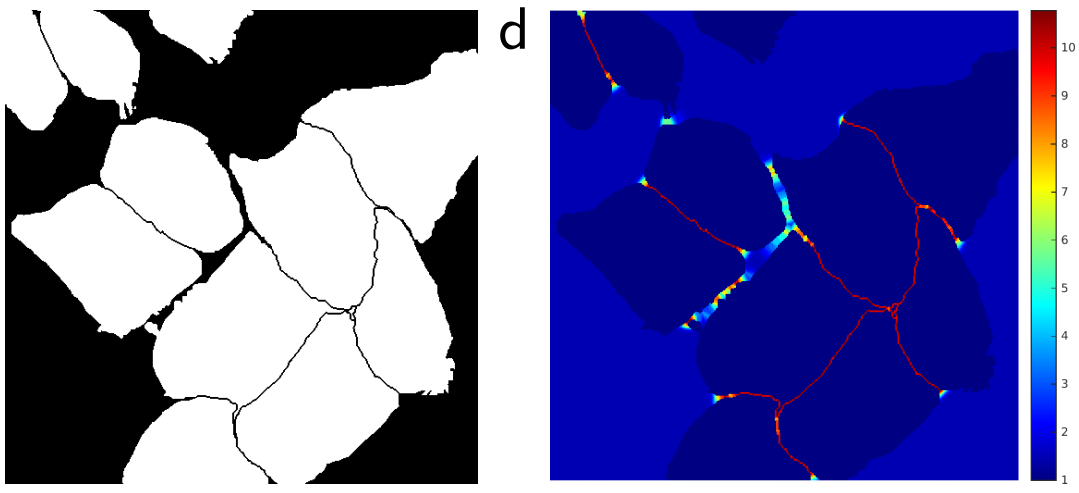
#> input picture IPython/WP1/data/unet_example.png, 1079 x 493 px; its folder holds only this picture in this run
$ python -i imgops.py   (imports and definitions only)   (older library calls are emulated)
#> lines starting #> are read from the running program, lines starting #| are printed output that depends on the picture; after the words box and inside, x2 and y2 are one past the last pixel; in counts of white or black regions, pixels touching at a corner belong together
from PIL import Image, ImageFilter
import matplotlib
import base64
from io import BytesIO
import numpy as np
import os
from matplotlib import pyplot as plt
from scipy.spatial.distance import cdist
import scipy.ndimage as ndimage
import cv2

from src.lib.fileops import get_all_files


# [220 lines left out: functions load_image, plot_image_from_array, image_to_base64_websafe_resize, array_to_base64_websafe_resize, create_weight_map, process_one and 1 more, not called in this run]

def get_weight_array(image_path, w0=10, sigma=8):

    # Read the image
#> called with image_path = '../../IPython/WP1/data/unet_example.png', w0 = 10, sigma = 25
    img = cv2.imread(image_path, cv2.IMREAD_GRAYSCALE)
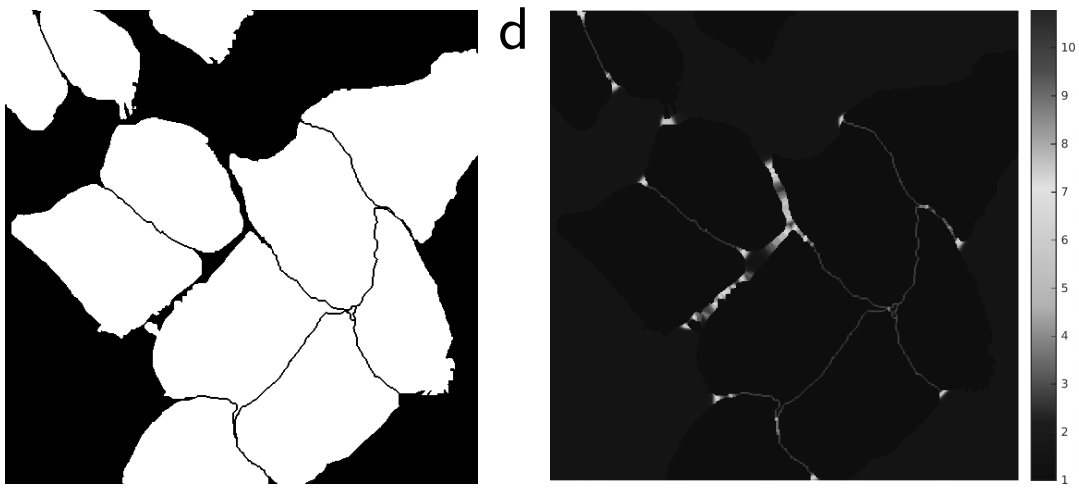
#> img: shape (493, 1079); min 0, max 255, mean 109.7
    # Calculate the contours
    img_empty = 255 * np.ones(img.shape, dtype=np.uint8)
    _, contours, _ = cv2.findContours(img.copy(), cv2.RETR_TREE, cv2.CHAIN_APPROX_SIMPLE)
#> contours = 197 contours, 184 with area under 20; largest, box (x1, y1, x2, y2) and area: (0, 0, 1079, 493) 530376, (4, 9, 479, 485) 70318, (306, 156, 479, 485) 18635, (500, 7, 525, 50) 652, (147, 284, 193, 331) 390
    # Draw them onto the rgb image
    all_contours_together = cv2.drawContours(img_empty.copy(), contours, -1, (0, 0), -1)
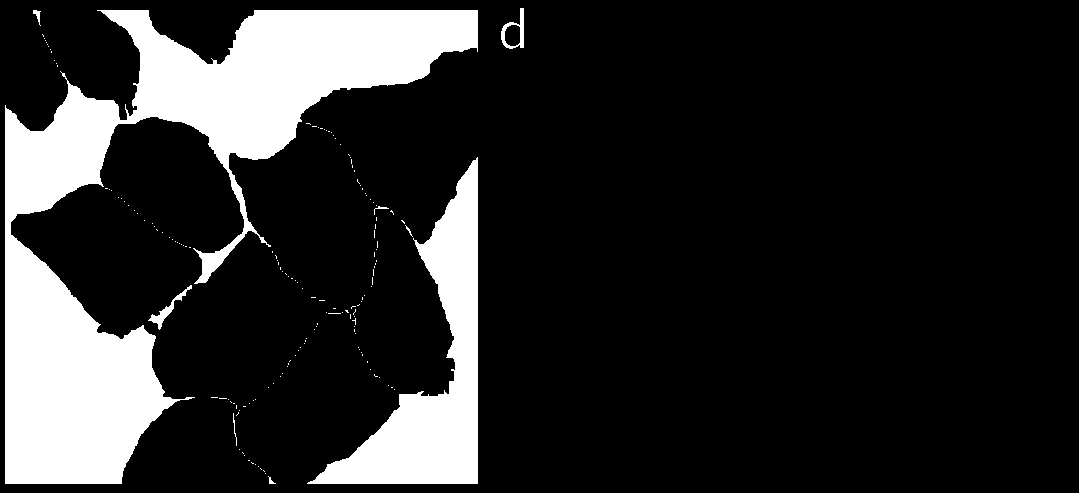
#> all_contours_together: shape (493, 1079); 16.6% white; 161 white regions (152 under 20 px), largest, box (x1, y1, x2, y2) and area: (5, 10, 478, 484) 69026, (307, 157, 478, 484) 18160, (148, 285, 192, 330) 326

    # Create an empty container to fill in
    distance_map = np.zeros(list(img.shape) + [len(contours)])

    # Loop through all contours
    for i, i_contour in enumerate(contours):
        this_contour = cv2.drawContours(img_empty.copy(), [i_contour], -1, (0, 0), -1)
        edt = ndimage.distance_transform_edt(this_contour == 255)
        distance_map[:, :, i] = edt
#> this loop made 197 passes
#> i_contour on passes 1, 3, 4: [[0, 0], [0, 492], [1078, 492], [1078, 0]], [[267, 476], [268, 475], [269, 476], [268, 477]], [[264, 473], [265, 472], [266, 473], [265, 474]]
#> pass 2, in get_weight_array, `edt = ndimage.distance_transform_edt(this_contour == 255)`:
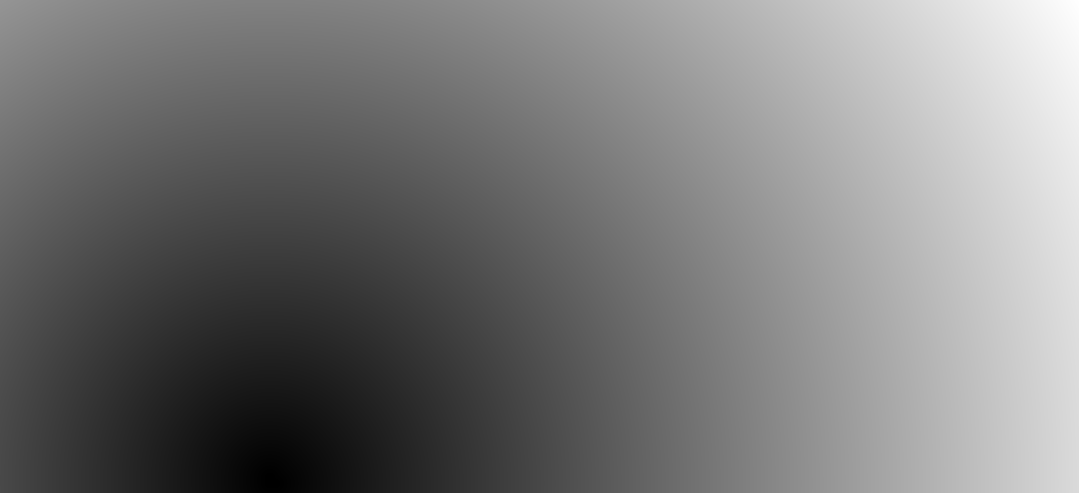
#> edt: shape (493, 1079) float64; min 0, max 936.2, mean 443.6; drawn with min black and max white

    # distance_map = np.stack(collected_edt, -1)
    largest_distance = distance_map.max() + 1
#> largest_distance = 1139.6

    # Anywhere where there is zero, we set to the largest number
    distance_map[distance_map == 0] = largest_distance

    # Calculate closest and next closest cell to all pixels
    col_idx, row_idx = [
        val.transpose() for val in np.meshgrid(*[np.arange(dim) for dim in img.shape])
    ]

    cell_idx = np.argmin(distance_map, -1)
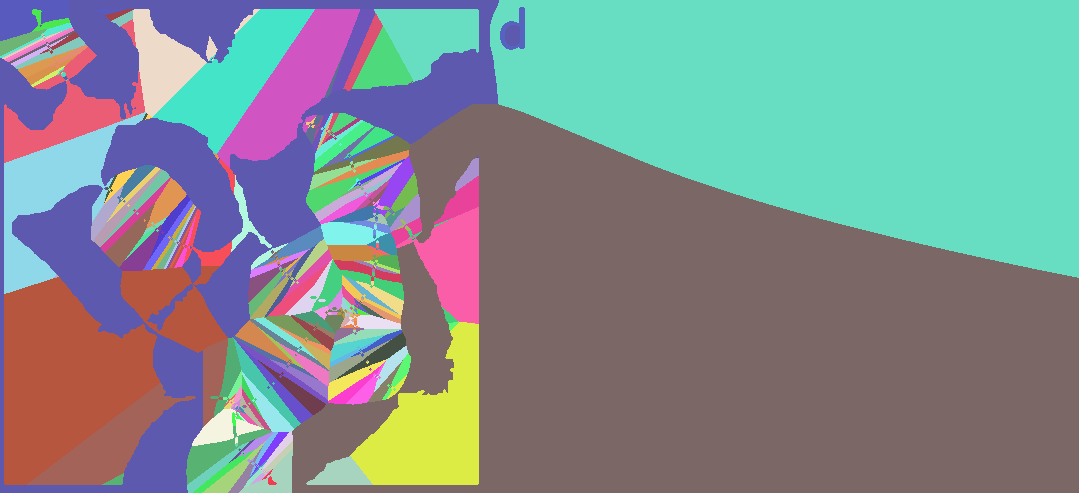
#> cell_idx: shape (493, 1079) int64; 196 distinct labels, from 1 to 196; one colour per label, 0 black
    d1_val = distance_map[col_idx, row_idx, cell_idx]
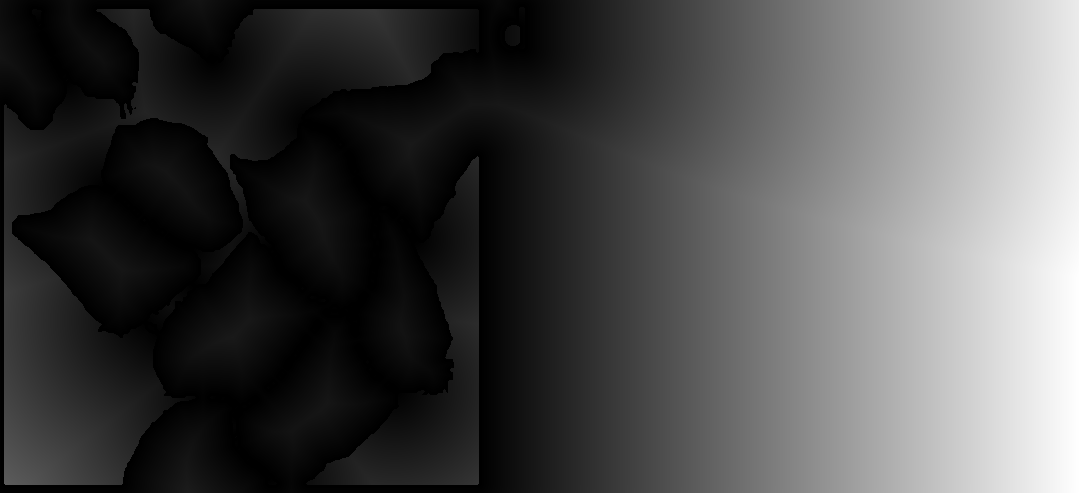
#> d1_val: shape (493, 1079) float64; min 1, max 600.1, mean 178.1; drawn with min black and max white
    distance_map[col_idx, row_idx, cell_idx] = largest_distance + 1
    d2_val = np.min(distance_map, -1)
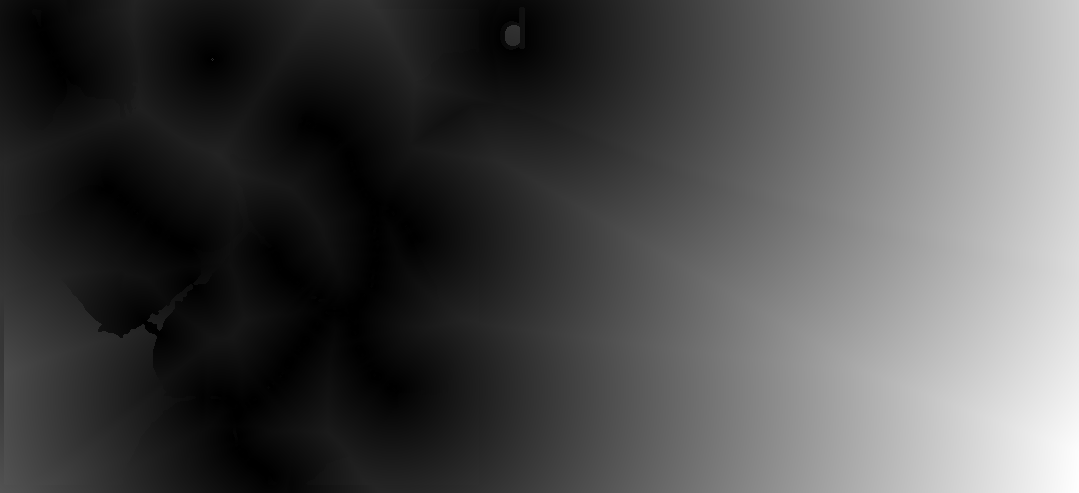
#> d2_val: shape (493, 1079) float64; min 1, max 690.7, mean 208.5; drawn with min black and max white

    # Class weights
    n_total_pixels = img.shape[0] * img.shape[1]
#> n_total_pixels = 531947
    n_background_pixels = np.sum(all_contours_together != 0)
#> n_background_pixels = 88343
    n_cell_pixels = n_total_pixels - n_background_pixels
#> n_cell_pixels = 443604
    bg_ratio = 1 - float(n_cell_pixels) / n_total_pixels
#> bg_ratio = 0.166
    cell_ratio = 1 - bg_ratio
#> cell_ratio = 0.834

    # Make sure the ratios down "explode" if there are only few cells in image
    ratios = np.array([bg_ratio / cell_ratio, 1.0])
#> ratios = [0.199, 1]
    ratios = np.divide(ratios, ratios.max())

    class_weights = np.ones(img.shape, dtype=np.float32)
    class_weights[all_contours_together == 0] = ratios[0]
    class_weights[all_contours_together == 255] = ratios[1]

    # Exponential distance weights
    weights = w0 * np.exp(-np.divide(np.power(d1_val + d2_val, 2), 2 * sigma**2))

    # Make sure insides of cells are still 0
    weights[all_contours_together == 0] = 0

    return weights + class_weights

def create_weight_file(image_path, output_folder):
    weights = get_weight_array(image_path, w0=10, sigma=25)

    # Theoretical maximum weight
    w_max = 10 + 1

    # Normalize to 255
    weights = np.divide(255 * weights, w_max).astype(np.uint8)
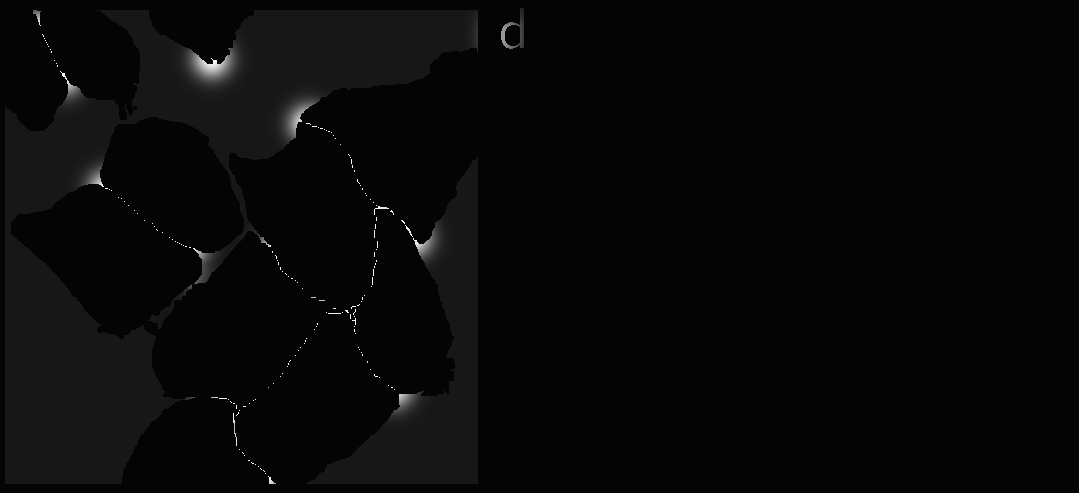
#> weights: shape (493, 1079); min 4, max 254, mean 8.1
    file_name = os.path.basename(image_path).split('.')[0]
    save_path = os.path.join(output_folder, "%s.png" % file_name)

    if not os.path.exists(output_folder):
        os.makedirs(output_folder)

    img = Image.fromarray(weights)
    img.save(save_path)


# [120 lines left out: functions plot_sample_from_tf_record, edt_from_mask, get_gradient_and_energy, not called in this run]


def process_single_label(loaded_label):
    merged_energy, merged_gradient = get_gradient_and_energy(loaded_label)
    return merged_energy.astype(np.uint8)


# [2 lines not run here, left out]

>>> result = create_weight_file('../../IPython/WP1/data/unet_example.png', 'out.png')
